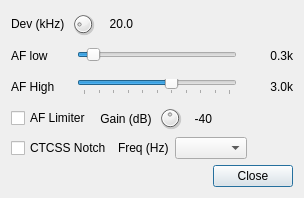
<?xml version="1.0" encoding="UTF-8"?>
<ui version="4.0">
 <class>WDSPRxFMDialog</class>
 <widget class="QDialog" name="WDSPRxFMDialog">
  <property name="geometry">
   <rect>
    <x>0</x>
    <y>0</y>
    <width>304</width>
    <height>198</height>
   </rect>
  </property>
  <property name="windowTitle">
   <string>FM Options</string>
  </property>
  <layout class="QVBoxLayout" name="verticalLayout">
   <item>
    <layout class="QHBoxLayout" name="deviaitonLayout">
     <item>
      <widget class="QLabel" name="deviationLabel">
       <property name="text">
        <string>Dev (kHz)</string>
       </property>
      </widget>
     </item>
     <item>
      <widget class="QDial" name="deviation">
       <property name="maximumSize">
        <size>
         <width>24</width>
         <height>24</height>
        </size>
       </property>
       <property name="toolTip">
        <string>FM deviation (kHz)</string>
       </property>
       <property name="minimum">
        <number>0</number>
       </property>
       <property name="maximum">
        <number>200</number>
       </property>
       <property name="pageStep">
        <number>1</number>
       </property>
       <property name="value">
        <number>35</number>
       </property>
      </widget>
     </item>
     <item>
      <widget class="QLabel" name="deviationText">
       <property name="minimumSize">
        <size>
         <width>32</width>
         <height>0</height>
        </size>
       </property>
       <property name="text">
        <string>20.0</string>
       </property>
       <property name="alignment">
        <set>Qt::AlignRight|Qt::AlignTrailing|Qt::AlignVCenter</set>
       </property>
      </widget>
     </item>
     <item>
      <spacer name="horizontalSpacer">
       <property name="orientation">
        <enum>Qt::Horizontal</enum>
       </property>
       <property name="sizeHint" stdset="0">
        <size>
         <width>40</width>
         <height>20</height>
        </size>
       </property>
      </spacer>
     </item>
    </layout>
   </item>
   <item>
    <layout class="QHBoxLayout" name="afLowLayout">
     <item>
      <widget class="QLabel" name="afLowLabel">
       <property name="minimumSize">
        <size>
         <width>60</width>
         <height>0</height>
        </size>
       </property>
       <property name="maximumSize">
        <size>
         <width>50</width>
         <height>16777215</height>
        </size>
       </property>
       <property name="text">
        <string>AF low</string>
       </property>
      </widget>
     </item>
     <item>
      <widget class="TickedSlider" name="afLow">
       <property name="maximumSize">
        <size>
         <width>16777215</width>
         <height>16</height>
        </size>
       </property>
       <property name="toolTip">
        <string>AF low pass filter cutoff frequency (kHz)</string>
       </property>
       <property name="minimum">
        <number>0</number>
       </property>
       <property name="maximum">
        <number>50</number>
       </property>
       <property name="pageStep">
        <number>1</number>
       </property>
       <property name="value">
        <number>3</number>
       </property>
       <property name="orientation">
        <enum>Qt::Horizontal</enum>
       </property>
       <property name="invertedAppearance">
        <bool>false</bool>
       </property>
       <property name="tickPosition">
        <enum>QSlider::NoTicks</enum>
       </property>
       <property name="tickInterval">
        <number>5</number>
       </property>
      </widget>
     </item>
     <item>
      <widget class="QLabel" name="afLowText">
       <property name="minimumSize">
        <size>
         <width>50</width>
         <height>0</height>
        </size>
       </property>
       <property name="maximumSize">
        <size>
         <width>50</width>
         <height>16777215</height>
        </size>
       </property>
       <property name="text">
        <string>0.3k</string>
       </property>
       <property name="alignment">
        <set>Qt::AlignRight|Qt::AlignTrailing|Qt::AlignVCenter</set>
       </property>
      </widget>
     </item>
    </layout>
   </item>
   <item>
    <layout class="QHBoxLayout" name="afHighLayout">
     <item>
      <widget class="QLabel" name="afHighLabel">
       <property name="minimumSize">
        <size>
         <width>60</width>
         <height>0</height>
        </size>
       </property>
       <property name="maximumSize">
        <size>
         <width>80</width>
         <height>16777215</height>
        </size>
       </property>
       <property name="text">
        <string>AF High</string>
       </property>
      </widget>
     </item>
     <item>
      <widget class="TickedSlider" name="afHigh">
       <property name="maximumSize">
        <size>
         <width>16777215</width>
         <height>16</height>
        </size>
       </property>
       <property name="toolTip">
        <string>AF high pass filter cutoff frequency (kHz)</string>
       </property>
       <property name="minimum">
        <number>0</number>
       </property>
       <property name="maximum">
        <number>50</number>
       </property>
       <property name="pageStep">
        <number>1</number>
       </property>
       <property name="value">
        <number>30</number>
       </property>
       <property name="orientation">
        <enum>Qt::Horizontal</enum>
       </property>
       <property name="tickPosition">
        <enum>QSlider::TicksBelow</enum>
       </property>
       <property name="tickInterval">
        <number>5</number>
       </property>
      </widget>
     </item>
     <item>
      <widget class="QLabel" name="afHighText">
       <property name="minimumSize">
        <size>
         <width>50</width>
         <height>0</height>
        </size>
       </property>
       <property name="maximumSize">
        <size>
         <width>50</width>
         <height>16777215</height>
        </size>
       </property>
       <property name="text">
        <string>3.0k</string>
       </property>
       <property name="alignment">
        <set>Qt::AlignRight|Qt::AlignTrailing|Qt::AlignVCenter</set>
       </property>
      </widget>
     </item>
    </layout>
   </item>
   <item>
    <layout class="QHBoxLayout" name="afLimiterLayout">
     <item>
      <widget class="QCheckBox" name="afLimiter">
       <property name="toolTip">
        <string>AF volume limiter</string>
       </property>
       <property name="text">
        <string>AF Limiter</string>
       </property>
      </widget>
     </item>
     <item>
      <widget class="QLabel" name="afLimiterGainLabel">
       <property name="text">
        <string> Gain (dB)</string>
       </property>
      </widget>
     </item>
     <item>
      <widget class="QDial" name="afLimiterGain">
       <property name="maximumSize">
        <size>
         <width>24</width>
         <height>24</height>
        </size>
       </property>
       <property name="toolTip">
        <string>AF volume limter gain (dB)</string>
       </property>
       <property name="minimum">
        <number>-80</number>
       </property>
       <property name="maximum">
        <number>0</number>
       </property>
       <property name="pageStep">
        <number>1</number>
       </property>
       <property name="value">
        <number>-40</number>
       </property>
      </widget>
     </item>
     <item>
      <widget class="QLabel" name="afLimiterGainText">
       <property name="minimumSize">
        <size>
         <width>24</width>
         <height>0</height>
        </size>
       </property>
       <property name="text">
        <string>-40</string>
       </property>
       <property name="alignment">
        <set>Qt::AlignRight|Qt::AlignTrailing|Qt::AlignVCenter</set>
       </property>
      </widget>
     </item>
     <item>
      <spacer name="horizontalSpacer_2">
       <property name="orientation">
        <enum>Qt::Horizontal</enum>
       </property>
       <property name="sizeHint" stdset="0">
        <size>
         <width>40</width>
         <height>20</height>
        </size>
       </property>
      </spacer>
     </item>
    </layout>
   </item>
   <item>
    <layout class="QHBoxLayout" name="ctcssNotchLayout">
     <item>
      <widget class="QCheckBox" name="ctcssNotch">
       <property name="toolTip">
        <string>CTCSS Notch filter</string>
       </property>
       <property name="text">
        <string>CTCSS Notch</string>
       </property>
      </widget>
     </item>
     <item>
      <widget class="QLabel" name="ctcssNotchFrequencyLabel">
       <property name="text">
        <string>Freq (Hz)</string>
       </property>
      </widget>
     </item>
     <item>
      <widget class="QComboBox" name="ctcssNotchFrequency">
       <property name="toolTip">
        <string>CTCSS Notch frequency (Hz)</string>
       </property>
      </widget>
     </item>
     <item>
      <spacer name="horizontalSpacer_3">
       <property name="orientation">
        <enum>Qt::Horizontal</enum>
       </property>
       <property name="sizeHint" stdset="0">
        <size>
         <width>40</width>
         <height>20</height>
        </size>
       </property>
      </spacer>
     </item>
    </layout>
   </item>
   <item>
    <widget class="QDialogButtonBox" name="buttonBox">
     <property name="orientation">
      <enum>Qt::Horizontal</enum>
     </property>
     <property name="standardButtons">
      <set>QDialogButtonBox::Close</set>
     </property>
    </widget>
   </item>
  </layout>
 </widget>
 <customwidgets>
  <customwidget>
   <class>TickedSlider</class>
   <extends>QSlider</extends>
   <header>gui/tickedslider.h</header>
  </customwidget>
 </customwidgets>
 <resources/>
 <connections>
  <connection>
   <sender>buttonBox</sender>
   <signal>accepted()</signal>
   <receiver>WDSPRxFMDialog</receiver>
   <slot>accept()</slot>
   <hints>
    <hint type="sourcelabel">
     <x>248</x>
     <y>254</y>
    </hint>
    <hint type="destinationlabel">
     <x>157</x>
     <y>274</y>
    </hint>
   </hints>
  </connection>
  <connection>
   <sender>buttonBox</sender>
   <signal>rejected()</signal>
   <receiver>WDSPRxFMDialog</receiver>
   <slot>reject()</slot>
   <hints>
    <hint type="sourcelabel">
     <x>316</x>
     <y>260</y>
    </hint>
    <hint type="destinationlabel">
     <x>286</x>
     <y>274</y>
    </hint>
   </hints>
  </connection>
 </connections>
</ui>
